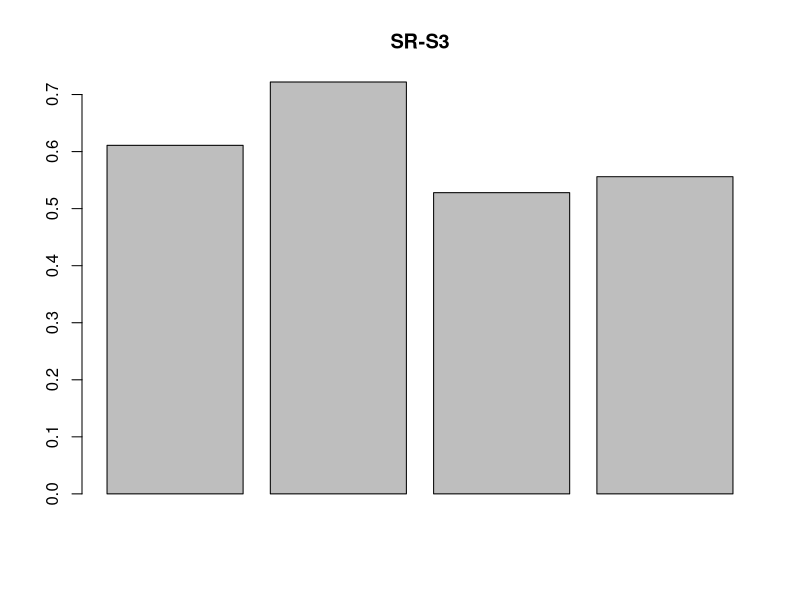
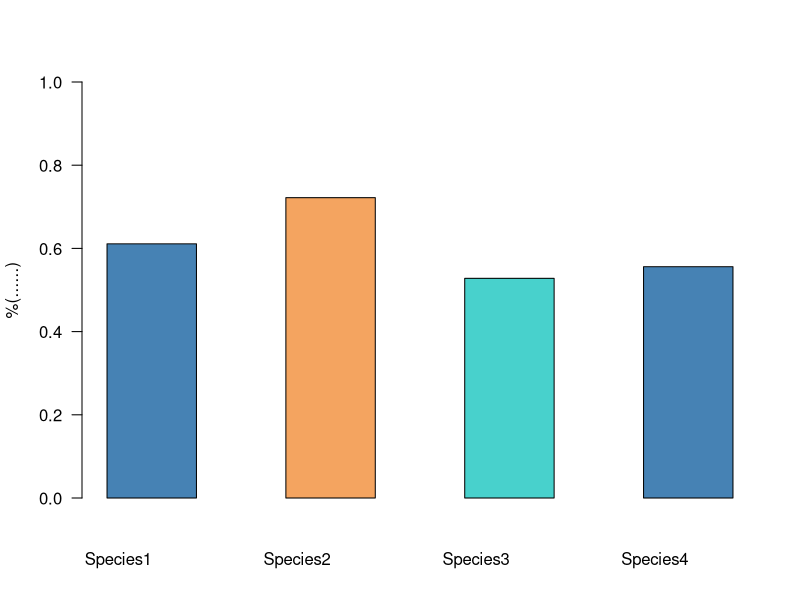

The R source for these figures, in order:

rate<-c(0.611,0.722,0.528,0.556)
barplot(rate,main="SR-S3")

labs=c("Species1","Species2","Species3", "Species4")

barplot(rate,col=c("steelblue","sandybrown","mediumturquoise"),ylim=c(0,1),width=1,space=1,ylab="%(......)",las=1)
text(x=seq(1.5,25.5,by=2),y=-0.15, srt = 0, adj = 1, labels = labs,xpd = TRUE)